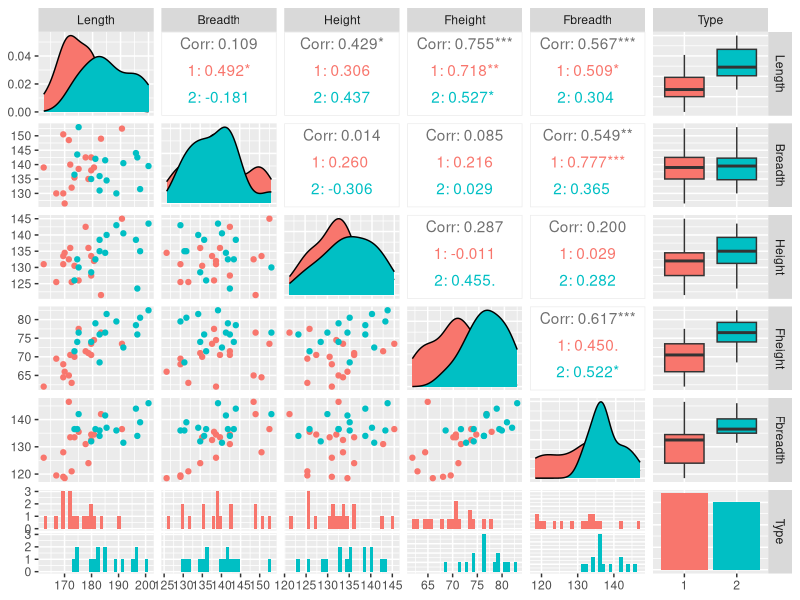

Reproduce this figure in R.
## ---- chunk 1
knitr::opts_chunk$set(echo = TRUE, cache = TRUE)
## ---- chunk 2
setwd('C:\\Users\\fou-f\\Desktop\\MCE\\Second\\EstadisticaMultivariada\\labs\\lab4')
craneos <- read.table(file ='Craneos.txt', header=TRUE) #se leen los datos
library(ggplot2)
library(GGally)
names(craneos)
craneos$Type <- factor(craneos$Type)
ggpairs(craneos, aes(color = Type), colums=1:7)
## ---- chunk 3
apply(craneos[,1:5], 2, shapiro.test)
## ---- chunk 4
medias <- as.matrix(apply(craneos[,1:5], 2, mean))

## ---- chunk 5
library(xtable)
S <- cov(craneos[,1:5])
p <- dim(craneos[,1:5])[2]
n1 <- sum(craneos$Type==1)
n2 <- sum(craneos$Type==2)
n <- n1+n2
A1 <- matrix(c(0,0,0,1,-1), byrow = TRUE, ncol=1)
(A1)
## ---- chunk 6
S_y <- t(A1)%*%S%*%(A1)
## ---- chunk 7
medias <- mean(as.matrix(craneos[,1:5])%*%A1)
## ---- chunk 8
n*(medias-0)*(S_y)^(-1)*(medias-0)
## ---- chunk 9
sqrt(((p*(n-1))/(n-p))*qf(.95, df1=p, df2=n-p ))
## ---- chunk 10
qt(.95, df=n-1)
